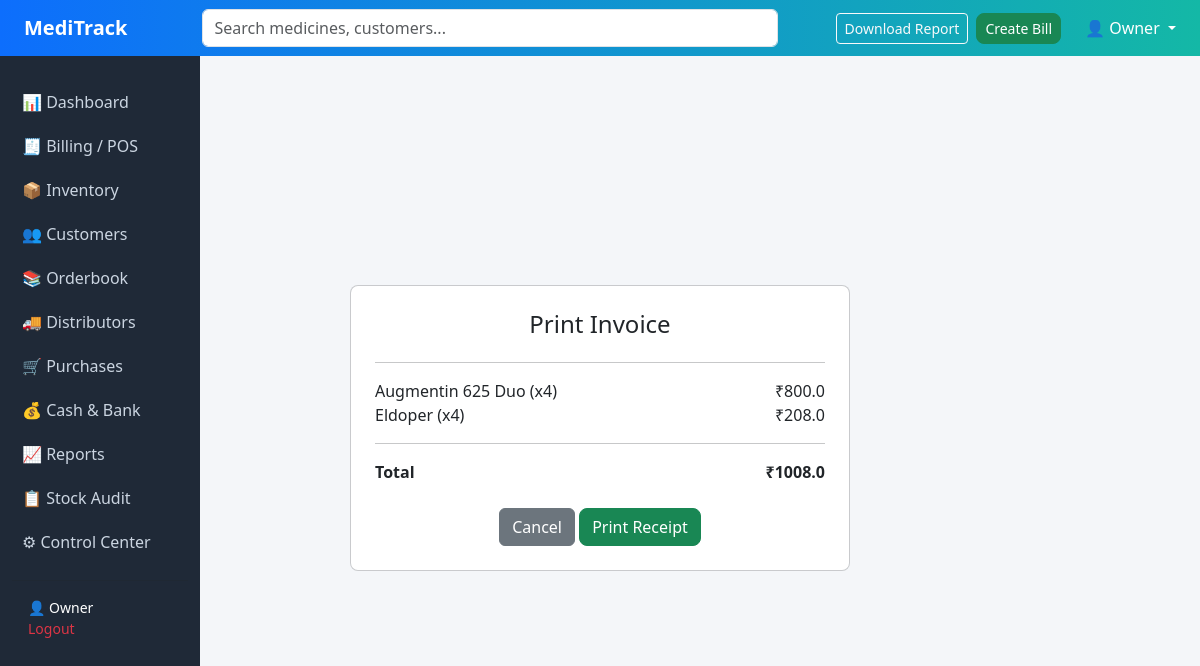
The page /checkout/1 on the database its author committed.
### tables this page shows
CREATE TABLE bill_items (
            id INTEGER PRIMARY KEY AUTOINCREMENT,
            bill_id INTEGER,
            medicine_id INTEGER,
            quantity INTEGER,
            price REAL,
            subtotal REAL,
            FOREIGN KEY(bill_id) REFERENCES bills(id),
            FOREIGN KEY(medicine_id) REFERENCES medicines(id)
        );

CREATE TABLE "medicines" (
    id INTEGER PRIMARY KEY AUTOINCREMENT,
    name TEXT,
    batch_no TEXT,
    expiry_date DATE,
    price REAL,
    stock INTEGER
, company TEXT);

### app.py (the view)
@app.route("/checkout/<int:bill_id>")
def checkout(bill_id):
    conn = get_db()
    conn.row_factory = sqlite3.Row
    cur = conn.cursor()
    cur.execute("""
        SELECT m.name, bi.quantity, bi.price, bi.subtotal
        FROM bill_items bi
        JOIN medicines m ON bi.medicine_id = m.id
        WHERE bi.bill_id=?
    """, (bill_id,))
    items = cur.fetchall()
    grand_total = sum(i["subtotal"] for i in items)
    cur.execute("UPDATE bills SET status='completed' WHERE id=?", (bill_id,))
    conn.commit()
    conn.close()
    return render_template("checkout.html",
                           items=items,
                           grand_total=grand_total)

### app.py (called while the page is built)
def get_db():
    conn = sqlite3.connect(DATABASE)
    conn.row_factory = sqlite3.Row
    return conn

### templates/checkout.html
{% extends "base.html" %}
{% block content %}
<div class="modal show d-block" tabindex="-1">
<div class="modal-dialog modal-dialog-centered">
<div class="modal-content p-4">
<h4 class="text-center">Print Invoice</h4>
<hr>
{% for i in items %}
<div class="d-flex justify-content-between">
<span>{{ i.name }} (x{{ i.quantity }})</span>
<span>₹{{ i.subtotal }}</span>
</div>
{% endfor %}
<hr>
<div class="d-flex justify-content-between fw-bold">
<span>Total</span>
<span>₹{{ grand_total }}</span>
</div>
<div class="text-center mt-4">
<a href="/billing" class="btn btn-secondary">Cancel</a>
<button onclick="window.print()" class="btn btn-success">
Print Receipt
</button>
</div>
</div>
</div>
</div>
{% endblock %}

### static/css/style.css (style rules this page uses)
body { background-color: #f4f6f9; font-family: "Segoe UI", sans-serif; }
body { background:#f4f6f9; }
.btn-success { border-radius: 8px; }

### rows shown on the page
bill_items: name "Augmentin 625 Duo", quantity "4", subtotal "800.0"
bill_items: name "Eldoper", quantity "4", subtotal "208.0"

### other values the page prints
{{ session.get("user_name","Owner") }} "Owner"
{{ grand_total }} "1008.0"
